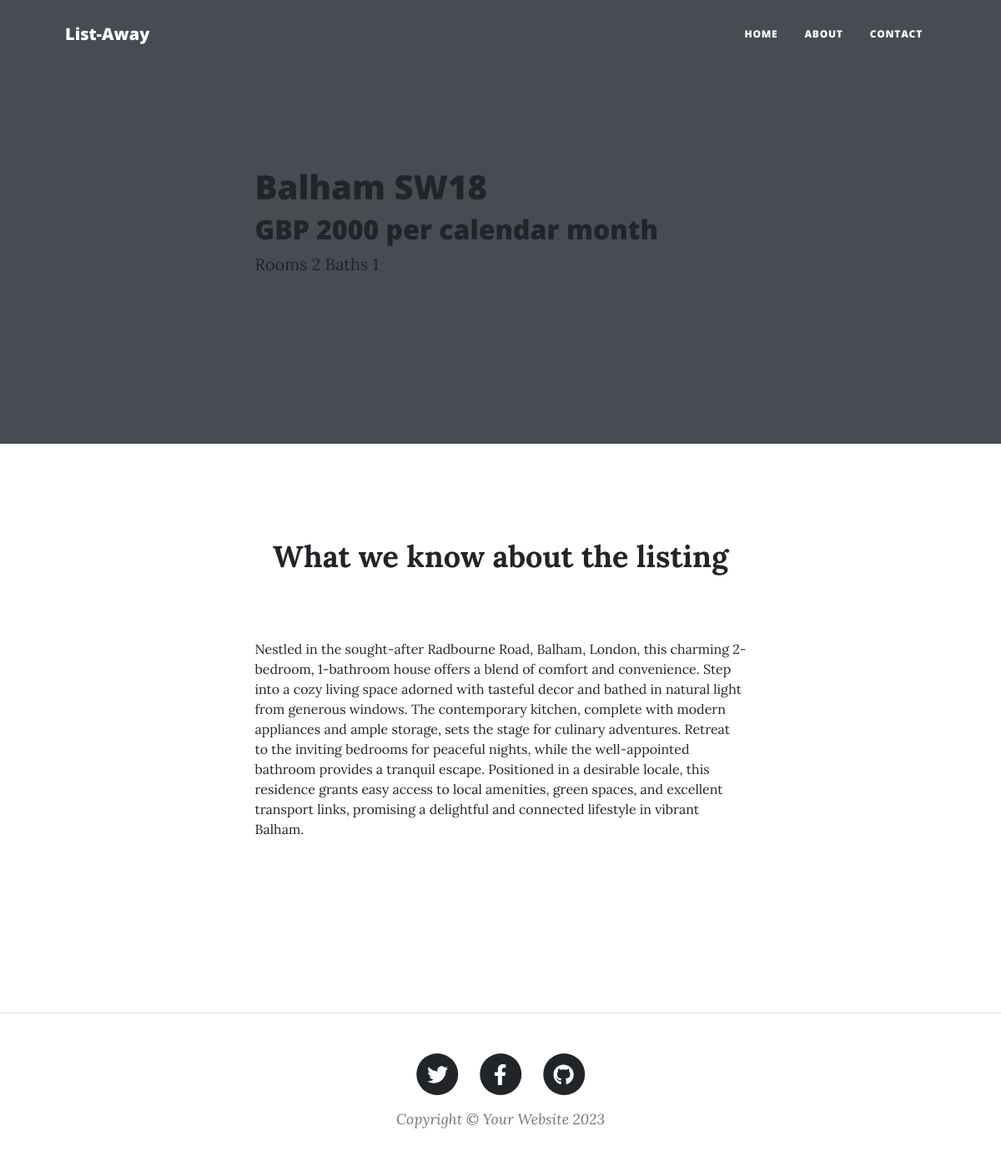
/listing/1, run on the app's committed database.
### main.py (models this page shows)
class Listings(db.Model):
    id = db.Column(db.Integer, primary_key=True)
    address = db.Column(db.String(100), unique=True)
    type = db.Column(db.String(100))
    rooms = db.Column(db.Integer, nullable=False)
    baths = db.Column(db.Integer, nullable=False)
    link = db.Column(db.String(250), unique=True, nullable=False)
    description = db.Column(db.Text, nullable=False)
    price = db.Column(db.Integer, nullable=False)
    image_url = db.Column(db.String, nullable=False)

### main.py (the view)
@app.route("/listing/<int:listing_id>")
def show_listing(listing_id):
    requested_listing = db.get_or_404(Listings, listing_id)
    return render_template("listing.html", listing=requested_listing)

### templates/listing.html
{% include "header.html" %}
<header class="masthead">
  <div class="container position-relative px-4 px-lg-5">
    <div class="row gx-4 gx-lg-5 justify-content-center">
      <div class="col-md-10 col-lg-8 col-xl-7">
        <div class="listing-address">
          <h1>{{ listing.address }}</h1>
          <h2 class="price">GBP {{ listing.price }} per calendar month</h2>
          <span class="meta"
            >Rooms
            <a href="#">{{ listing.rooms }}</a>
            Baths
            <a href="#">{{ listing.baths }}</a>
          </span>
        </div>
      </div>
    </div>
  </div>
</header>
<article>
  <div class="container px-4 px-lg-5">
    <div class="row gx-4 gx-lg-5 justify-content-center">
      <p class="section-heading">What we know about the listing</p>
      <div class="col-md-10 col-lg-8 col-xl-7 listing-description">
        {{ listing.description|safe }}
      </div>
    </div>
  </div>
</article>
{% include "footer.html" %}

### templates/header.html (shortened to what this page needs)
<!DOCTYPE html>
<html lang="en">
  <head>
    {% block styles %}
    {{ bootstrap.load_css() }}
    <link
      href="{{ url_for('static', filename='css/styles.css') }}"
      rel="stylesheet"
    />
    {% endblock %}
  </head>
  <body>
    <nav class="navbar navbar-expand-lg navbar-light" id="mainNav">
      <div class="container px-4 px-lg-5">
        <a class="navbar-brand" href="/">List-Away</a>
        <div class="collapse navbar-collapse" id="navbarResponsive">
          <ul class="navbar-nav ms-auto py-4 py-lg-0">
            <li class="nav-item">
              <a
                class="nav-link px-lg-3 py-3 py-lg-4"
                href="#!"
                >Home</a
              >
            </li>
            <li class="nav-item">
              <a
                class="nav-link px-lg-3 py-3 py-lg-4"
                href="#!"
                >About</a
              >
            </li>
            <li class="nav-item">
              <a
                class="nav-link px-lg-3 py-3 py-lg-4"
                href="#!"
                >Contact</a
              >
            </li>
          </ul>
        </div>
      </div>
    </nav>

### templates/footer.html (shortened to what this page needs)
        <footer class="border-top">
          <div class="container px-4 px-lg-5">
              <div class="row gx-4 gx-lg-5 justify-content-center">
                  <div class="col-md-10 col-lg-8 col-xl-7">
                      <ul class="list-inline text-center">
                          <li class="list-inline-item">
                              <a href="#!">
                                  <span class="fa-stack fa-lg">
                                      <i class="fas fa-circle fa-stack-2x"></i>
                                      <i class="fab fa-twitter fa-stack-1x fa-inverse"></i>
                                  </span>
                              </a>
                          </li>
                          <li class="list-inline-item">
                              <a href="#!">
                                  <span class="fa-stack fa-lg">
                                      <i class="fas fa-circle fa-stack-2x"></i>
                                      <i class="fab fa-facebook-f fa-stack-1x fa-inverse"></i>
                                  </span>
                              </a>
                          </li>
                          <li class="list-inline-item">
                              <a href="#!">
                                  <span class="fa-stack fa-lg">
                                      <i class="fas fa-circle fa-stack-2x"></i>
                                      <i class="fab fa-github fa-stack-1x fa-inverse"></i>
                                  </span>
                              </a>
                          </li>
                      </ul>
                      <div class="small text-center text-muted fst-italic">Copyright &copy; Your Website 2023</div>
                  </div>
              </div>
          </div>
      </footer>
  </body>
</html>

### data on the page
Listings: address "Balham SW18", price "2000", rooms "2", baths "1", description "Nestled in the sought-after Radbourne Road, Balham, London, this charming 2-bedroom, 1-bathroom house offers a blend of comfort and convenience. Step into a cozy living space adorned with tasteful decor and bathed in natural light from generous windows. The contemporary kitchen, complete with modern appliances and ample storage, sets the stage for culinary adventures. Retreat to the inviting bedrooms for peaceful nights, while the well-appointed bathroom provides a tranquil escape. Positioned in a desirable locale, this residence grants easy access to local amenities, green spaces, and excellent transport links, promising a delightful and connected lifestyle in vibrant Balham."
